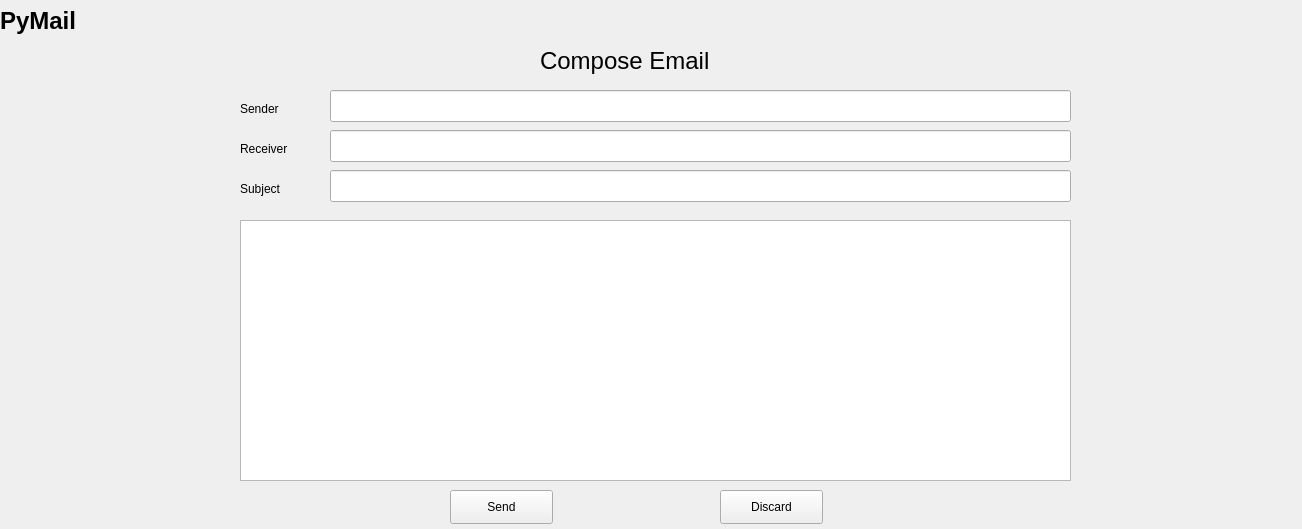
<?xml version="1.0" encoding="UTF-8"?>
<ui version="4.0">
 <class>Form</class>
 <widget class="QWidget" name="Form">
  <property name="geometry">
   <rect>
    <x>0</x>
    <y>0</y>
    <width>1302</width>
    <height>529</height>
   </rect>
  </property>
  <property name="windowTitle">
   <string>Form</string>
  </property>
  <widget class="QLabel" name="label">
   <property name="geometry">
    <rect>
     <x>540</x>
     <y>40</y>
     <width>201</width>
     <height>41</height>
    </rect>
   </property>
   <property name="font">
    <font>
     <pointsize>18</pointsize>
    </font>
   </property>
   <property name="text">
    <string>Compose Email</string>
   </property>
  </widget>
  <widget class="QPlainTextEdit" name="body">
   <property name="geometry">
    <rect>
     <x>240</x>
     <y>220</y>
     <width>831</width>
     <height>261</height>
    </rect>
   </property>
  </widget>
  <widget class="QLabel" name="label_2">
   <property name="geometry">
    <rect>
     <x>240</x>
     <y>100</y>
     <width>71</width>
     <height>18</height>
    </rect>
   </property>
   <property name="text">
    <string>Sender</string>
   </property>
  </widget>
  <widget class="QLabel" name="label_3">
   <property name="geometry">
    <rect>
     <x>240</x>
     <y>140</y>
     <width>71</width>
     <height>18</height>
    </rect>
   </property>
   <property name="text">
    <string>Receiver</string>
   </property>
  </widget>
  <widget class="QLabel" name="label_4">
   <property name="geometry">
    <rect>
     <x>240</x>
     <y>180</y>
     <width>71</width>
     <height>18</height>
    </rect>
   </property>
   <property name="text">
    <string>Subject</string>
   </property>
  </widget>
  <widget class="QPushButton" name="send_email">
   <property name="geometry">
    <rect>
     <x>450</x>
     <y>490</y>
     <width>103</width>
     <height>34</height>
    </rect>
   </property>
   <property name="text">
    <string>Send</string>
   </property>
  </widget>
  <widget class="QPushButton" name="discard_email">
   <property name="geometry">
    <rect>
     <x>720</x>
     <y>490</y>
     <width>103</width>
     <height>34</height>
    </rect>
   </property>
   <property name="text">
    <string>Discard</string>
   </property>
  </widget>
  <widget class="QLabel" name="app_title">
   <property name="geometry">
    <rect>
     <x>0</x>
     <y>0</y>
     <width>101</width>
     <height>41</height>
    </rect>
   </property>
   <property name="font">
    <font>
     <pointsize>18</pointsize>
     <weight>75</weight>
     <bold>true</bold>
    </font>
   </property>
   <property name="text">
    <string>PyMail</string>
   </property>
  </widget>
  <widget class="QLineEdit" name="sender">
   <property name="geometry">
    <rect>
     <x>330</x>
     <y>90</y>
     <width>741</width>
     <height>32</height>
    </rect>
   </property>
  </widget>
  <widget class="QLineEdit" name="receiver">
   <property name="geometry">
    <rect>
     <x>330</x>
     <y>130</y>
     <width>741</width>
     <height>32</height>
    </rect>
   </property>
  </widget>
  <widget class="QLineEdit" name="subject">
   <property name="geometry">
    <rect>
     <x>330</x>
     <y>170</y>
     <width>741</width>
     <height>32</height>
    </rect>
   </property>
  </widget>
 </widget>
 <resources/>
 <connections/>
</ui>
